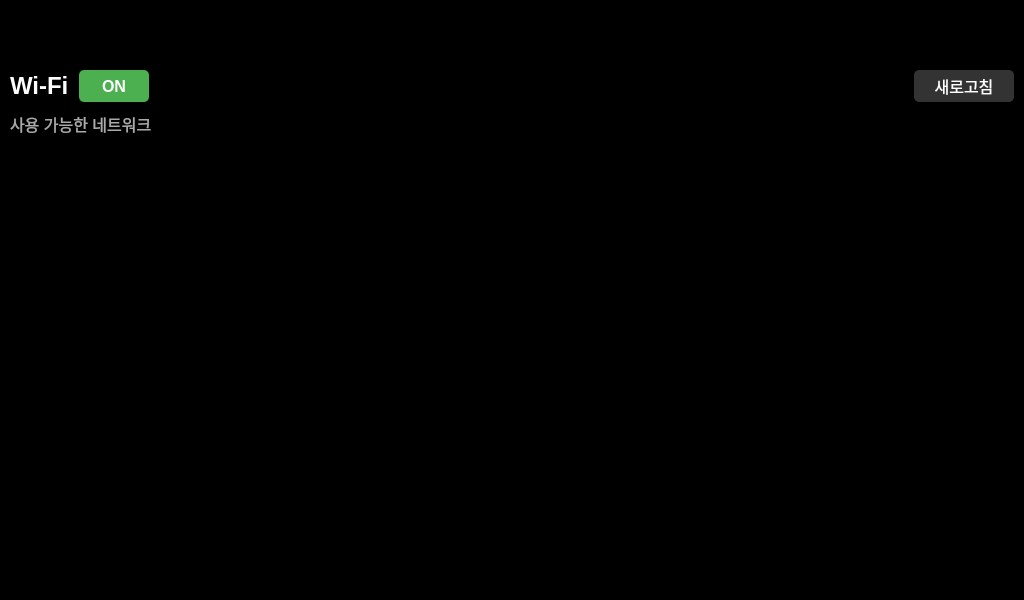
<?xml version="1.0" encoding="UTF-8"?>
<ui version="4.0">
 <class>WiFiView</class>
 <widget class="QWidget" name="WiFiView">
  <property name="geometry">
   <rect>
    <x>0</x>
    <y>0</y>
    <width>1024</width>
    <height>600</height>
   </rect>
  </property>
  <property name="windowTitle">
   <string>Dentium</string>
  </property>
  <property name="styleSheet">
   <string notr="true">background-color: black;</string>
  </property>
  <layout class="QVBoxLayout" name="main_layout">
   <property name="spacing">
    <number>0</number>
   </property>
   <property name="leftMargin">
    <number>0</number>
   </property>
   <property name="topMargin">
    <number>0</number>
   </property>
   <property name="rightMargin">
    <number>0</number>
   </property>
   <property name="bottomMargin">
    <number>0</number>
   </property>
   <item>
    <widget class="QWidget" name="status_bar_placeholder" native="true">
     <property name="minimumSize">
      <size>
       <width>0</width>
       <height>60</height>
      </size>
     </property>
    </widget>
   </item>
   <item>
    <widget class="QWidget" name="content_widget" native="true">
     <property name="styleSheet">
      <string notr="true">background-color: black;</string>
     </property>
     <layout class="QVBoxLayout" name="content_layout">
      <property name="spacing">
       <number>10</number>
      </property>
      <property name="leftMargin">
       <number>10</number>
      </property>
      <property name="topMargin">
       <number>10</number>
      </property>
      <property name="rightMargin">
       <number>10</number>
      </property>
      <property name="bottomMargin">
       <number>10</number>
      </property>
      <item>
       <layout class="QHBoxLayout" name="top_layout">
        <property name="spacing">
         <number>10</number>
        </property>
        <property name="leftMargin">
         <number>0</number>
        </property>
        <property name="topMargin">
         <number>0</number>
        </property>
        <property name="rightMargin">
         <number>0</number>
        </property>
        <property name="bottomMargin">
         <number>0</number>
        </property>
        <item>
         <widget class="QLabel" name="wifi_label">
          <property name="font">
           <font>
            <family>Arial</family>
            <pointsize>18</pointsize>
            <weight>75</weight>
            <bold>true</bold>
           </font>
          </property>
          <property name="styleSheet">
           <string notr="true">color: white;</string>
          </property>
          <property name="text">
           <string>Wi-Fi</string>
          </property>
         </widget>
        </item>
        <item>
         <widget class="QPushButton" name="wifi_switch_button">
          <property name="minimumSize">
           <size>
            <width>70</width>
            <height>32</height>
           </size>
          </property>
          <property name="maximumSize">
           <size>
            <width>70</width>
            <height>32</height>
           </size>
          </property>
          <property name="font">
           <font>
            <family>Arial</family>
            <pointsize>12</pointsize>
            <weight>75</weight>
            <bold>true</bold>
           </font>
          </property>
          <property name="styleSheet">
           <string notr="true">QPushButton {
    background-color: #4CAF50;
    color: white;
    border-radius: 5px;
    font-weight: bold;
}
QPushButton:hover {
    background-color: #5BBF5F;
}
QPushButton:pressed {
    background-color: #3C9F40;
}</string>
          </property>
          <property name="text">
           <string>ON</string>
          </property>
         </widget>
        </item>
        <item>
         <spacer name="horizontalSpacer">
          <property name="orientation">
           <enum>Qt::Horizontal</enum>
          </property>
          <property name="sizeHint" stdset="0">
           <size>
            <width>40</width>
            <height>20</height>
           </size>
          </property>
         </spacer>
        </item>
        <item>
         <widget class="QPushButton" name="scan_button">
          <property name="minimumSize">
           <size>
            <width>100</width>
            <height>32</height>
           </size>
          </property>
          <property name="maximumSize">
           <size>
            <width>100</width>
            <height>32</height>
           </size>
          </property>
          <property name="font">
           <font>
            <family>Arial</family>
            <pointsize>12</pointsize>
           </font>
          </property>
          <property name="styleSheet">
           <string notr="true">QPushButton {
    background-color: #333333;
    color: white;
    border-radius: 5px;
}
QPushButton:hover {
    background-color: #444444;
}
QPushButton:pressed {
    background-color: #222222;
}</string>
          </property>
          <property name="text">
           <string>새로고침</string>
          </property>
         </widget>
        </item>
       </layout>
      </item>
      <item>
       <widget class="QLabel" name="description_label">
        <property name="font">
         <font>
          <family>Arial</family>
          <pointsize>12</pointsize>
         </font>
        </property>
        <property name="styleSheet">
         <string notr="true">color: #AAAAAA;</string>
        </property>
        <property name="text">
         <string>사용 가능한 네트워크</string>
        </property>
        <property name="margin">
         <number>0</number>
        </property>
       </widget>
      </item>
      <item>
       <widget class="QListWidget" name="network_list">
        <property name="styleSheet">
         <string notr="true">QListWidget {
    background-color: transparent;
    border: none;
}
QListWidget::item {
    border: none;
    padding: 2px;
    margin: 2px 0px;
}</string>
        </property>
        <property name="verticalScrollMode">
         <enum>QAbstractItemView::ScrollPerPixel</enum>
        </property>
        <property name="spacing">
         <number>4</number>
        </property>
       </widget>
      </item>
     </layout>
    </widget>
   </item>
  </layout>
 </widget>
 <resources/>
 <connections/>
</ui>
